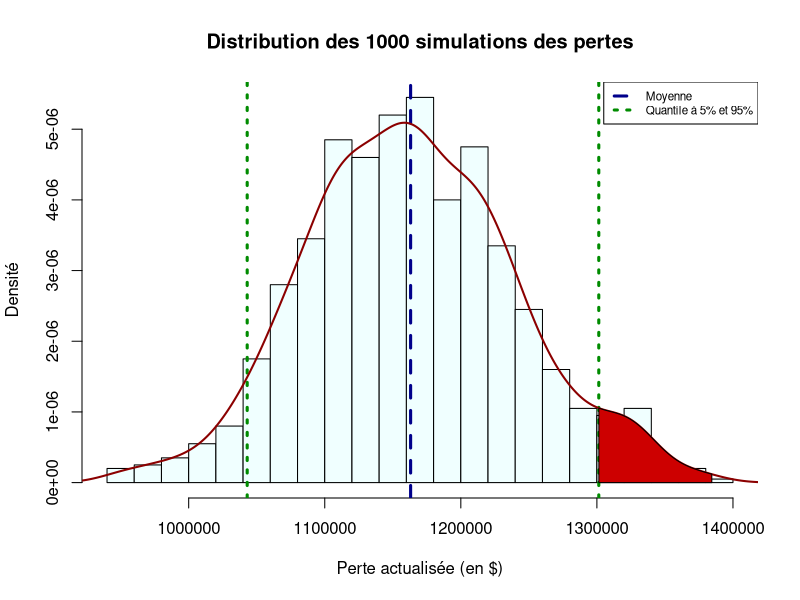
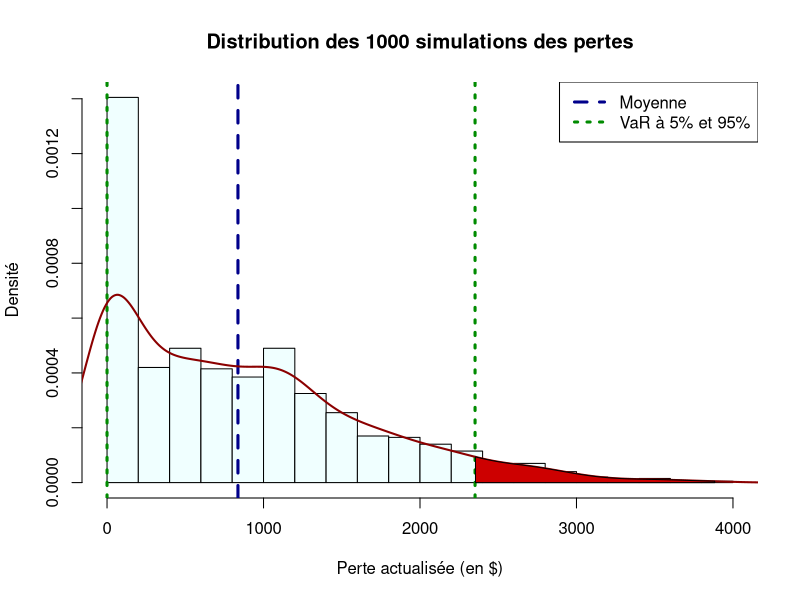
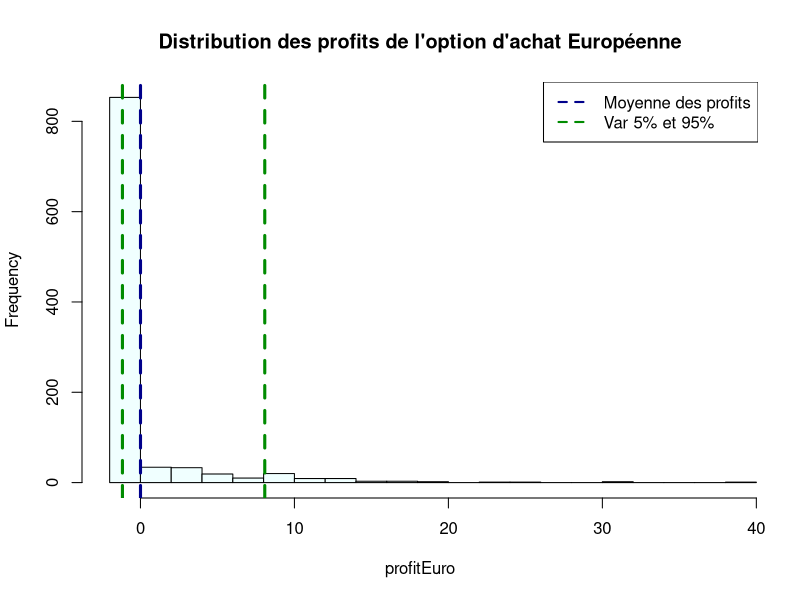
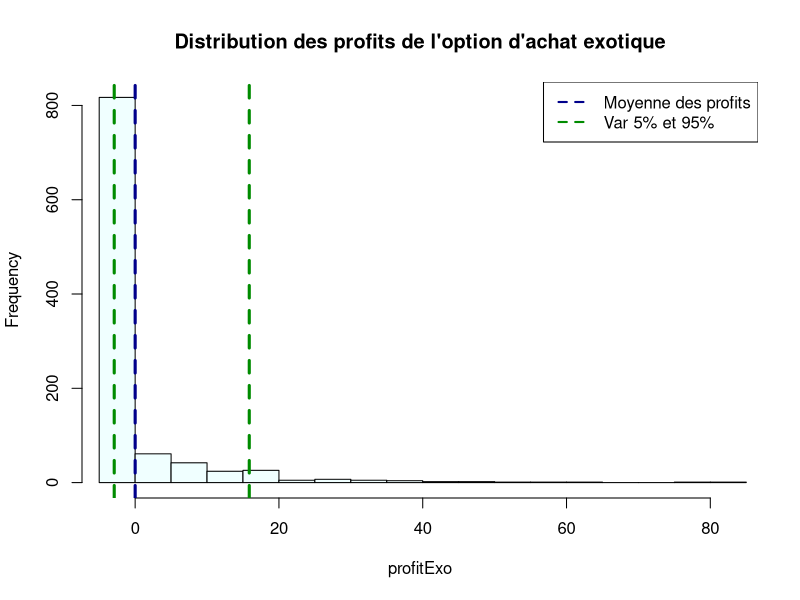
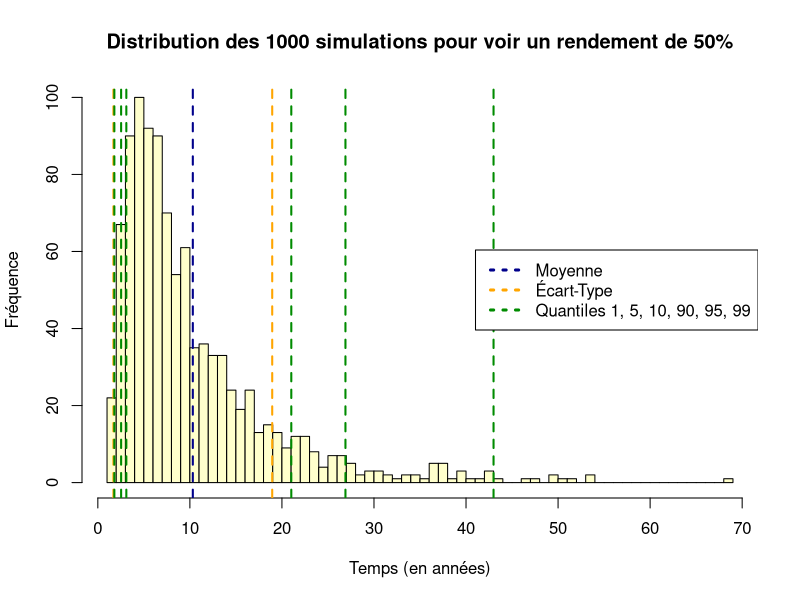

These figures' R source, in order:
## ---- chunk 1
knitr::opts_chunk$set(echo = TRUE)
## ---- chunk 2

### Table 1
param_ab <- data.frame("i" = c(1:3),
                       "n_i"= c(35,25,40),
                       "a_i"= c(0,0,0),
                       "b_i"= c(4,5,6),
                       "alpha_i"= c(1,1,1),
                       "beta_i"= c(1.5,2,2.5),
                       "M_i"= c(1500,2500,1000),
                        "delta_i" = c("2%", "2%","2%"))

library(knitr)
library(xtable)

kable(param_ab, caption = "Paramètres du numéro 1 a) et b)", escape = FALSE, align = "l",
      col.names = c("$i$", "$n_i$", "$a_i$", "$b_i$", "$\\alpha_i$", "$\\beta_i$", "$M_i$","$\\delta_i$"))

### Table 2
param_c <- data.frame("i" = c(1:3),
                      "n_i"= c(35,25,40),
                      "theta_i"= c(2,3,4),
                      "lambda_i"= c(0.03,0.04,0.05),
                      "alpha_i"= c(1,1,1),
                      "beta_i"= c(1.5,2,2.5),
                      "M_i"= c(1500,2500,1000),
                      "delta_i" = c("2%", "2%","2%"))

kable(param_c, caption = "Paramètres du numéro 1 c)", escape = FALSE, align = "r",
      col.names = c("$i$", "$n_i$", "$\\theta_i$", "$\\lambda_i$", "$\\alpha_i$", "$\\beta_i$", "$M_i$", "$\\delta_i$"))

## Table 3
param_2ecas <- data.frame("mu"= 0.05, "sigma" = 0.1, "force_interet"= 0.02, "k_1"= 115, "k_2"= 127, "T_1"= 1, "T_2"= 2, "lambda"= 0.1, "alpha"= "?", "beta"= 0.5)

kable(param_2ecas, caption = "Paramètres du numéro 2", escape = FALSE,
      col.names = c("$\\mu$", "$\\sigma$", "$\\delta$", "$K_1$", "$K_2$", "$T_1$", "$T_2$", "$\\lambda$", "$\\alpha$", "$\\beta_i$"))

## ---- chunk 3
# Fonction de perte des contrats type 1
Simulation_1 <- function(){

    lambda <- runif(1,0,4)
    T_i <- c()
    X_i <- c()
    S_ik <- c()
    perte <- c()
    temps <- 0
    while(temps<10){
      T_i <- append(T_i, rexp(1,rate = lambda)) ## Temps entre 2 pertes
      X_i <- append(X_i,rbeta(1, shape1 = 1, shape2 = 1.5)) ## Taux de la perte
      S_ik <- append(S_ik, sum(T_i)) ## Somme des temps de perte
      temps <- sum(T_i)
    }
    T_i <- T_i[-length(T_i)]
    S_ik <- S_ik[-length(S_ik)]
    X_i <- X_i[-length(X_i)]
    
    sum(exp(-0.02*S_ik)*1500*X_i)
}
## ---- chunk 4
Simulation_2 <- function(){
  
  lambda <- runif(1,0,5)
  T_i <- c()
  X_i <- c()
  S_ik <- c()
  perte <- c()
  temps <- 0
  while(temps<10){
    T_i <- append(T_i, rexp(1,rate = lambda))
    X_i <- append(X_i,rbeta(1, shape1 = 1, shape2 = 2))
    S_ik <- append(S_ik, sum(T_i))
    temps <- sum(T_i)
  }
  T_i <- T_i[-length(T_i)]
  S_ik <- S_ik[-length(S_ik)]
  X_i <- X_i[-length(X_i)]
  
  sum(exp(-0.02*S_ik)*2500*X_i)
}

## Fonction de perte des contrats type 3
Simulation_3 <- function(){
  
  lambda <- runif(1,0,6)
  T_i <- c()
  X_i <- c()
  S_ik <- c()
  perte <- c()
  temps <- 0
  while(temps<10){
    T_i <- append(T_i, rexp(1,rate = lambda))
    X_i <- append(X_i,rbeta(1, shape1 = 1, shape2 = 2.5))
    S_ik <- append(S_ik, sum(T_i))
    temps <- sum(T_i)
  }
  T_i <- T_i[-length(T_i)]
  S_ik <- S_ik[-length(S_ik)]
  X_i <- X_i[-length(X_i)]
  
  sum(exp(-0.02*S_ik)*1000*X_i)
  
}
## ---- chunk 5
## Fonction pour simuler n échantillons
simPerteTot <- function(n){
  i <- 1
  pertetot <- c()
  
  for(i in 1:n){
    a <- sum(replicate(35, Simulation_1()))
    b <- sum(replicate(25, Simulation_2()))
    c <- sum(replicate(40, Simulation_3()))
    pertetot <- append(pertetot,sum(a,b,c))
    i+1
  }
  pertetot
}


simUnif <- simPerteTot(1000)
## ---- chunk 6
Moyenne <- round(mean(simUnif),0)
Variance <- round(sd(simUnif)^2,0)
VaR90 <- quantile(simUnif,0.9)
VaR95 <- quantile(simUnif,0.95)
VaR99 <- quantile(simUnif,0.99)
TVaR90 <- mean(tail(sort(simUnif),100))
TVaR95 <- mean(tail(sort(simUnif),50))
TVaR99 <- mean(tail(sort(simUnif),10))

TableStats <- data.frame("Moyenne"= c(Moyenne,"",""),
                         "Variance"= c(Variance,"",""),
                         "alpha"= c("10%","5%","1%"),
                         "VaR(1-alpha)" = c(VaR90, VaR95,VaR99),
                         "TVaR(1-alpha)" = c(TVaR90, TVaR95,TVaR99))

kable(TableStats, caption = "Statistiques des 1000 simulations", escape = FALSE,
      col.names = c("Moyenne", "Variance", "$\\alpha$", "$VaR(1-\\alpha)$", "$TVaR(1-\\alpha)$"))
## ---- chunk 7
q05 <- quantile(simUnif,0.05)
q95 <- quantile(simUnif,0.95)
q100 <- quantile(simUnif,1)
hist(simUnif, probability = TRUE, nclass = 20, col = "azure",
     main = "Distribution des 1000 simulations des pertes",
     xlab = "Perte actualisée (en $)", ylab = "Densité")

abline(v = mean(simUnif), col = "blue4", lty = 2, lwd = 3) # Moyenne
abline(v = q95, col = "green4", lty = 3, lwd = 3)
abline(v = q05, col = "green4", lty = 3, lwd = 3)
  lines(density(simUnif), col = "red4", lwd = 2)

legend("topright", legend = c("Moyenne","Quantile à 5% et 95%"),
       col = c("blue4","green4"), lty = c(2,3), lwd = c(3,3), cex=0.70)  

x1 <- min(which(density(simUnif)$x >= q95))
x2 <- max(which(density(simUnif)$x <  q100))
with(density(simUnif), polygon(x=c(x[c(x1,x1:x2,x2)]),
                               y= c(0, y[x1:x2], 0), col="red3"))
## ---- chunk 8
## Fonction pour simuler Gamma type 1
SimGamma_1 <- function(){
  
  T_i <- c()
  X_i <- c()
  S_ik <- c()
  perte <- c()
  temps <- 0
  while(temps<10){
    T_i <- append(T_i, rgamma(1, shape = 2, rate = 0.03))
    X_i <- append(X_i,rbeta(1, shape1 = 1, shape2 = 1.5))
    S_ik <- append(S_ik, sum(T_i))
    temps <- sum(T_i)
  }
  T_i <- T_i[-length(T_i)]
  S_ik <- S_ik[-length(S_ik)]
  X_i <- X_i[-length(X_i)]
  
  sum(exp(-0.02*S_ik)*1500*X_i)
}
## ---- chunk 9
## Fonction pour simuler Gamma type 2
SimGamma_2 <- function(){
  
  T_i <- c()
  X_i <- c()
  S_ik <- c()
  perte <- c()
  temps <- 0
  while(temps<10){
    T_i <- append(T_i, rgamma(1, shape = 3, rate = 0.04))  
    X_i <- append(X_i,rbeta(1, shape1 = 1, shape2 = 2))
    S_ik <- append(S_ik, sum(T_i))
    temps <- sum(T_i)
  }
  T_i <- T_i[-length(T_i)]
  S_ik <- S_ik[-length(S_ik)]
  X_i <- X_i[-length(X_i)]
  
  sum(exp(-0.02*S_ik)*2500*X_i)
}


## Fonction pour simuler Gamma type 3
SimGamma_3 <- function(){
  
  T_i <- c()
  X_i <- c()
  S_ik <- c()
  perte <- c()
  temps <- 0
  while(temps<10){
    T_i <- append(T_i, rgamma(1, shape = 4, rate = 0.05))  
    X_i <- append(X_i,rbeta(1, shape1 = 1, shape2 = 2.5))
    S_ik <- append(S_ik, sum(T_i))
    temps <- sum(T_i)
  }
  T_i <- T_i[-length(T_i)]
  S_ik <- S_ik[-length(S_ik)]
  X_i <- X_i[-length(X_i)]
  
  sum(exp(-0.02*S_ik)*1000*X_i)
}
## ---- chunk 10
simPerteTotGamma <- function(n){
  i <- 1
  pertetot <- c()
  
  for(i in 1:n){
    a <- sum(replicate(35, SimGamma_1()))
    b <- sum(replicate(25, SimGamma_2()))
    c <- sum(replicate(40, SimGamma_3()))
    pertetot <- append(pertetot,sum(a,b,c))
    i+1
  }
  pertetot
}

simGamma <- simPerteTotGamma(1000)
## ---- chunk 11
Moyenne <- round(mean(simGamma),0)
Variance <- round(sd(simGamma)^2,0)
VaR90 <- round(quantile(simGamma,0.9),0)
VaR95 <- round(quantile(simGamma,0.95),0)
VaR99 <- round(quantile(simGamma,0.99),0)
TVaR90 <- round(mean(tail(sort(simGamma),100)),0)
TVaR95 <- round(mean(tail(sort(simGamma),50)),0)
TVaR99 <- round(mean(tail(sort(simGamma),10)),0)

TableStats <- data.frame("Moyenne"= c(Moyenne,"",""),
                         "Variance"= c(Variance,"",""),
                         "alpha"= c("10%","5%","1%"),
                         "VaR(1-alpha)" = c(VaR90, VaR95,VaR99),
                         "TVaR(1-alpha)" = c(TVaR90, TVaR95,TVaR99))

kable(TableStats, caption = "Statistiques des 1000 simulations", escape = FALSE,
      col.names = c("Moyenne", "Variance", "$\\alpha$", "$VaR(1-\\alpha)$", "$TVaR(1-\\alpha)$"))
## ---- chunk 12
## Graphique des simulation
q05 <- quantile(simGamma,0.05)
q95 <- quantile(simGamma,0.95)
q100 <- quantile(simGamma,1)


hist(simGamma, probability = TRUE, nclass = 20, col = "azure",
     main = "Distribution des 1000 simulations des pertes",
     xlab = "Perte actualisée (en $)", ylab = "Densité")

abline(v = mean(simGamma), col = "blue4", lty = 2, lwd = 3) # Moyenne
abline(v = q05, col = "green4", lty = 3, lwd = 3)
abline(v = q95, col = "green4", lty = 3, lwd = 3)
lines(density(simGamma), col = "red4", lwd = 2)

legend("topright", legend = c("Moyenne","VaR à 5% et 95%"),
       col = c("blue4","green4"), lty = c(2,3), lwd = c(3,3)) 


x1 <- min(which(density(simGamma)$x >= q95))
x2 <- max(which(density(simGamma)$x <  q100))
with(density(simGamma), polygon(x=c(x[c(x1,x1:x2,x2)]),
                                y= c(0, y[x1:x2], 0), col="red3"))
## ---- chunk 13

## Fonction pour calculer le gain des options
valAction <- function(n,mu,sigma){ 
  S_t1 <- c()
  S_t2 <- c()
  optt1k1 <- c()
  optt1k2 <- c()
  optt2k1 <- c()
  optt2k2 <- c()
  optExo <- c()
  optExoACT <- c()
  i <- 1
  for(i in 1:n){
  firstyear <- 100 * exp(mu + sigma*rnorm(1,0,1))
  secondyear <- firstyear * exp(mu + sigma*rnorm(1,0,1))
  S_t1 <- append(S_t1,firstyear)
  S_t2 <- append(S_t2,secondyear)
  optt1k1 <- append(optt1k1,max(0,firstyear-115))
  optt1k2 <- append(optt1k2,max(0,firstyear-127))
  optt2k1 <- append(optt2k1,max(0,secondyear-115))
  optt2k2 <- append(optt2k2,max(0,secondyear-127))
  optExo <- append(optExo,max(0,firstyear-115)+max(0,secondyear-127))
  optExoACT <- append(optExoACT,exp(-.02)*max(0,firstyear-115)+ exp(-.02*2)*max(0,secondyear-127))
  i <- i+1
  }
  ValAction <- data.frame("S_t1"=S_t1,
                          "S_t2"=S_t2,
                          "optt1k1"= optt1k1,
                          "optt1k2"=optt1k2,
                          "optt2k1"=optt2k1,
                          "optt2k2"=optt2k2,
                          "optExo"=optExo,
                          "optExoACT"=optExoACT)
  ValAction
}

Gain <- valAction(1000,0.05,0.1)

# Prix de l'option en fonction de T et K.

# NOTE: J'ai fait la moyenne des simulation, afin d'obtenir le gain moyen du coût d'option
prixAchatEuroK1T1 <- round(exp(-0.02*1)*mean(Gain[,3]),2)
prixAchatEuroK2T1 <- round(exp(-0.02*1)*mean(Gain[,4]),2)
prixAchatEuroK1T2 <- round(exp(-0.02*2)*mean(Gain[,5]),2)
prixAchatEuroK2T2 <- round(exp(-0.02*2)*mean(Gain[,6]),2)
prixAchatExo <- round(mean(Gain[,8]),2)

Prix <- data.frame("T = 1, K = 115" = prixAchatEuroK1T1,
                   "T = 1, K = 127" = prixAchatEuroK2T1,
                   "T = 2, K = 115" = prixAchatEuroK1T2,
                   "T = 2, K = 127" = prixAchatEuroK2T2,
                   "Option exo" = prixAchatExo)

kable(Prix, caption = "Prix des options d'achat", escape = FALSE,align=c(rep('c',times=5)),
      col.names = c("$Opt Euro T_1 K_1$","$Opt Euro T_1 K_2$","$Opt Euro T_2 K_1$","$Opt Euro T_2 K_2$", "Option Exotique"))
## ---- chunk 14
## Calcul du profit et VaR
profitEuro <- exp(-0.02*1)*Gain[,3] - prixAchatEuroK1T1

profitExo <- Gain[,8]-prixAchatExo

VaR95Euro <- tail(sort(profitEuro), 50)

VaR5Euro <- head(sort(profitEuro),50)


VaR95Exo <- tail(sort(profitExo), 50)

VaR5Exo <- head(sort(profitExo),50)



Tableau <- data.frame("Type d'option" = c("Européenne", "Exotique"),
                      "Profit Moyen" = c(round(mean(profitEuro),2),round(mean(profitExo),2)),
                      "VaR(5)" = c(round(max(VaR5Euro),2),round(max(VaR5Exo),2)),
                      "VaR(95)"= c(round(min(VaR95Euro),2),round(min(VaR95Exo),2)))

kable(Tableau, align=c("l",rep('c',times=3)), caption = "Statistiques des différentes options", col.names = c("Type d'option","Profit Moyen", "VaR(5)","VaR(95)"))

## Histogrammes

#Option d'achat européenne
hist(profitEuro, main = "Distribution des profits de l'option d'achat Européenne", nclass = 15 , col = "azure1", xlim = c(min(profitEuro)-1, max(profitEuro)))
abline(v = mean(profitEuro), col= "blue4", lwd = 3, lty = 2)
abline(v = quantile(profitEuro, c(0.05, 0.95)), col = "green4",  lwd = 3, lty = 2)
legend("topright", legend = c("Moyenne des profits", "Var 5% et 95%"), col = c("blue4", "green4"), lty = c(2,2), lwd = c(2,2)) 

#Option d'achat éxotique
hist(profitExo, main = "Distribution des profits de l'option d'achat exotique", nclass = 20 , col = "azure1", xlim = c(min(profitExo)-1, max(profitExo)))
abline(v = mean(profitExo), col= "blue4", lwd = 3, lty = 2)
abline(v = quantile(profitExo, c(0.05,0.95)), col = "green4",  lwd = 3, lty = 2)
legend("topright", legend = c("Moyenne des profits", "Var 5% et 95%"), col = c("blue4", "green4"), lty = c(2,2), lwd = c(2,2))

## ---- chunk 15

## Fonction pour calculer le temps pour atteindre un rendement de 50%
SimRendement <- function(){
  t <- 0
  T_i <- c()
  temps <- 0
  rendement <- 1
  while(rendement<1.5){
    if(temps<=0){
      temps <- temps+rexp(1,0.1)
    }
    
    temps <- temps-1/365
    if(temps<=0){
      rendement <- rendement*exp(0.05*(1/365)+0.1*rnorm(1,0,sqrt(1/365))+runif(1,-0.215,0))
    }
    else{
      rendement <- rendement*exp(0.05*(1/365)+0.1*rnorm(1,0,sqrt(1/365)))
    }
    t <- t+1/365
  }
  
t

}

SimTemps <- sort(replicate(1000,SimRendement()))

## ---- chunk 16
hist(SimTemps, nclass = 50, xlab = "Temps (en années)",ylab = "Fréquence",
     main = "Distribution des 1000 simulations pour voir un rendement de 50%", col = "#FFFFCC")
abline(v = mean(SimTemps), col= "blue4", lwd = 2, lty = 2)
abline(v = mean(SimTemps)+sd(SimTemps), col= "orange", lwd = 2, lty = 2)
abline(v = mean(SimTemps)-sd(SimTemps), col= "orange", lwd = 2, lty = 2)
abline(v = quantile(SimTemps,c(0.01,0.05,0.1,0.9,0.95,0.99)), col= "green4", lwd = 2, lty = 2)
legend("right", legend = c("Moyenne", "Écart-Type", "Quantiles 1, 5, 10, 90, 95, 99"),
       col = c("blue4", "orange", "green 4"), lty = c(3,3), lwd = c(3,3))


## ---- chunk 17

# Valeurs des quantiles
quan <- quantile(SimTemps,c(0.01,0.05,0.1,0.9,0.95,0.99))
#Moyenne des simulations
Moy <- mean(SimTemps)
ecarttype <- sd(SimTemps)
Table2e <- data.frame("Statistiques"= c("$Moyenne$", "$Écart$-$type$", "$1^{er} ~ Percentile$", "$5^{e} ~ Percentile$", "$10^{e} ~ Percentile$", "$90^{e} ~ Percentile$", "$95^{e} ~ Percentile$", "$99^{e} ~ Percentile$"),
                      "Valeurs"= c(Moy, ecarttype,quan))
    
kable(Table2e, caption = "Statistiques de temps", align= c("l","c"), escape = FALSE)    
    
